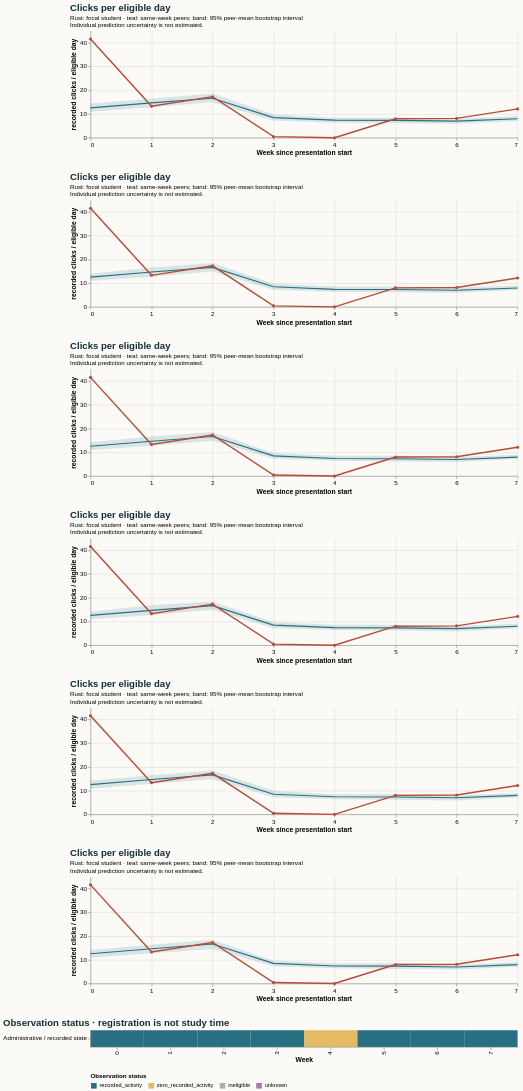

Write the Vega-Lite specification saved for this chart.
### Vega-Lite specification from a JSON file in a GitHub repository (floating-point values rounded to 4 significant figures)
{"$schema": "https://vega.github.io/schema/vega-lite/v5.20.1.json", "config": {"axis": {"labelFontSize": 11, "titleFontSize": 12}, "background": "#fbfaf7", "font": "sans-serif", "title": {"anchor": "start", "color": "#142e38", "fontSize": 17, "subtitleFontSize": 11}, "view": {"continuousHeight": 300, "continuousWidth": 300, "stroke": null}}, "datasets": {"data-14f3bebb47a045f950bf5ef8fbc3bdc9": [{"end_day": 6, "focal_value": 41.57, "peer_ci_high": 14.08, "peer_ci_low": 10.96, "peer_mean": 12.55, "peer_observations": 229, "peer_people": 229, "reference": "same_prior_attempt", "unit": "recorded clicks / eligible day", "week": 0}, {"end_day": 13, "focal_value": 13.29, "peer_ci_high": 16.79, "peer_ci_low": 12.69, "peer_mean": 14.66, "peer_observations": 229, "peer_people": 229, "reference": "same_prior_attempt", "unit": "recorded clicks / eligible day", "week": 1}, {"end_day": 20, "focal_value": 17.29, "peer_ci_high": 18.36, "peer_ci_low": 14.98, "peer_mean": 16.64, "peer_observations": 227, "peer_people": 227, "reference": "same_prior_attempt", "unit": "recorded clicks / eligible day", "week": 2}, {"end_day": 27, "focal_value": 0.4286, "peer_ci_high": 9.62, "peer_ci_low": 7.145, "peer_mean": 8.473, "peer_observations": 227, "peer_people": 227, "reference": "same_prior_attempt", "unit": "recorded clicks / eligible day", "week": 3}, {"end_day": 34, "focal_value": 0.0, "peer_ci_high": 8.563, "peer_ci_low": 6.391, "peer_mean": 7.389, "peer_observations": 226, "peer_people": 226, "reference": "same_prior_attempt", "unit": "recorded clicks / eligible day", "week": 4}, {"end_day": 41, "focal_value": 8.0, "peer_ci_high": 8.576, "peer_ci_low": 6.21, "peer_mean": 7.301, "peer_observations": 225, "peer_people": 225, "reference": "same_prior_attempt", "unit": "recorded clicks / eligible day", "week": 5}, {"end_day": 48, "focal_value": 8.143, "peer_ci_high": 7.99, "peer_ci_low": 5.842, "peer_mean": 6.971, "peer_observations": 225, "peer_people": 225, "reference": "same_prior_attempt", "unit": "recorded clicks / eligible day", "week": 6}, {"end_day": 55, "focal_value": 12.14, "peer_ci_high": 9.023, "peer_ci_low": 7.065, "peer_mean": 7.966, "peer_observations": 225, "peer_people": 225, "reference": "same_prior_attempt", "unit": "recorded clicks / eligible day", "week": 7}], "data-43b9c003ac5c0b78ff752742a211832f": [{"end_day": 6, "focal_value": 41.57, "peer_ci_high": 14.17, "peer_ci_low": 10.87, "peer_mean": 12.55, "peer_observations": 229, "peer_people": 229, "reference": "early_stage", "unit": "recorded clicks / eligible day", "week": 0}, {"end_day": 13, "focal_value": 13.29, "peer_ci_high": 16.31, "peer_ci_low": 12.78, "peer_mean": 14.66, "peer_observations": 229, "peer_people": 229, "reference": "early_stage", "unit": "recorded clicks / eligible day", "week": 1}, {"end_day": 20, "focal_value": 17.29, "peer_ci_high": 18.44, "peer_ci_low": 14.56, "peer_mean": 16.64, "peer_observations": 227, "peer_people": 227, "reference": "early_stage", "unit": "recorded clicks / eligible day", "week": 2}, {"end_day": 27, "focal_value": 0.4286, "peer_ci_high": 9.636, "peer_ci_low": 7.281, "peer_mean": 8.473, "peer_observations": 227, "peer_people": 227, "reference": "early_stage", "unit": "recorded clicks / eligible day", "week": 3}, {"end_day": 34, "focal_value": 0.0, "peer_ci_high": 8.52, "peer_ci_low": 6.403, "peer_mean": 7.389, "peer_observations": 226, "peer_people": 226, "reference": "early_stage", "unit": "recorded clicks / eligible day", "week": 4}, {"end_day": 41, "focal_value": 8.0, "peer_ci_high": 8.554, "peer_ci_low": 6.099, "peer_mean": 7.301, "peer_observations": 225, "peer_people": 225, "reference": "early_stage", "unit": "recorded clicks / eligible day", "week": 5}, {"end_day": 48, "focal_value": 8.143, "peer_ci_high": 7.889, "peer_ci_low": 5.949, "peer_mean": 6.971, "peer_observations": 225, "peer_people": 225, "reference": "early_stage", "unit": "recorded clicks / eligible day", "week": 6}, {"end_day": 55, "focal_value": 12.14, "peer_ci_high": 9.038, "peer_ci_low": 7.032, "peer_mean": 7.966, "peer_observations": 225, "peer_people": 225, "reference": "early_stage", "unit": "recorded clicks / eligible day", "week": 7}], "data-4e2e9e3733cfe1f56cd0c0da7823cb47": [{"end_day": 6, "focal_value": 41.57, "peer_ci_high": 14.45, "peer_ci_low": 10.95, "peer_mean": 12.55, "peer_observations": 229, "peer_people": 229, "reference": "course", "unit": "recorded clicks / eligible day", "week": 0}, {"end_day": 13, "focal_value": 13.29, "peer_ci_high": 16.38, "peer_ci_low": 12.87, "peer_mean": 14.66, "peer_observations": 229, "peer_people": 229, "reference": "course", "unit": "recorded clicks / eligible day", "week": 1}, {"end_day": 20, "focal_value": 17.29, "peer_ci_high": 18.6, "peer_ci_low": 14.94, "peer_mean": 16.64, "peer_observations": 227, "peer_people": 227, "reference": "course", "unit": "recorded clicks / eligible day", "week": 2}, {"end_day": 27, "focal_value": 0.4286, "peer_ci_high": 9.728, "peer_ci_low": 7.205, "peer_mean": 8.473, "peer_observations": 227, "peer_people": 227, "reference": "course", "unit": "recorded clicks / eligible day", "week": 3}, {"end_day": 34, "focal_value": 0.0, "peer_ci_high": 8.395, "peer_ci_low": 6.282, "peer_mean": 7.389, "peer_observations": 226, "peer_people": 226, "reference": "course", "unit": "recorded clicks / eligible day", "week": 4}, {"end_day": 41, "focal_value": 8.0, "peer_ci_high": 8.369, "peer_ci_low": 6.159, "peer_mean": 7.301, "peer_observations": 225, "peer_people": 225, "reference": "course", "unit": "recorded clicks / eligible day", "week": 5}, {"end_day": 48, "focal_value": 8.143, "peer_ci_high": 8.108, "peer_ci_low": 5.839, "peer_mean": 6.971, "peer_observations": 225, "peer_people": 225, "reference": "course", "unit": "recorded clicks / eligible day", "week": 6}, {"end_day": 55, "focal_value": 12.14, "peer_ci_high": 9.012, "peer_ci_low": 6.983, "peer_mean": 7.966, "peer_observations": 225, "peer_people": 225, "reference": "course", "unit": "recorded clicks / eligible day", "week": 7}], "data-6b3807a7e55f131e8937657ccc9f4b51": [{"eligible_days": 7.0, "end_day": 6, "logging_completeness": "unknown", "observation_status": "recorded_activity", "row": "Administrative / recorded state", "score_status": "withheld_release_time_unknown", "start_day": 0, "value": 41.57, "week": 0}, {"eligible_days": 7.0, "end_day": 13, "logging_completeness": "unknown", "observation_status": "recorded_activity", "row": "Administrative / recorded state", "score_status": "withheld_release_time_unknown", "start_day": 7, "value": 13.29, "week": 1}, {"eligible_days": 7.0, "end_day": 20, "logging_completeness": "unknown", "observation_status": "recorded_activity", "row": "Administrative / recorded state", "score_status": "withheld_release_time_unknown", "start_day": 14, "value": 17.29, "week": 2}, {"eligible_days": 7.0, "end_day": 27, "logging_completeness": "unknown", "observation_status": "recorded_activity", "row": "Administrative / recorded state", "score_status": "withheld_release_time_unknown", "start_day": 21, "value": 0.4286, "week": 3}, {"eligible_days": 7.0, "end_day": 34, "logging_completeness": "unknown", "observation_status": "zero_recorded_activity", "row": "Administrative / recorded state", "score_status": "withheld_release_time_unknown", "start_day": 28, "value": 0.0, "week": 4}, {"eligible_days": 7.0, "end_day": 41, "logging_completeness": "unknown", "observation_status": "recorded_activity", "row": "Administrative / recorded state", "score_status": "withheld_release_time_unknown", "start_day": 35, "value": 8.0, "week": 5}, {"eligible_days": 7.0, "end_day": 48, "logging_completeness": "unknown", "observation_status": "recorded_activity", "row": "Administrative / recorded state", "score_status": "withheld_release_time_unknown", "start_day": 42, "value": 8.143, "week": 6}, {"eligible_days": 7.0, "end_day": 55, "logging_completeness": "unknown", "observation_status": "recorded_activity", "row": "Administrative / recorded state", "score_status": "withheld_release_time_unknown", "start_day": 49, "value": 12.14, "week": 7}], "data-7596a1a8b04e5d731c020a419073ecdd": [{"end_day": 6, "focal_value": 41.57, "peer_ci_high": 14.27, "peer_ci_low": 10.99, "peer_mean": 12.55, "peer_observations": 229, "peer_people": 229, "reference": "same_prior_attempt", "unit": "recorded clicks / eligible day", "week": 0}, {"end_day": 13, "focal_value": 13.29, "peer_ci_high": 16.68, "peer_ci_low": 12.75, "peer_mean": 14.66, "peer_observations": 229, "peer_people": 229, "reference": "same_prior_attempt", "unit": "recorded clicks / eligible day", "week": 1}, {"end_day": 20, "focal_value": 17.29, "peer_ci_high": 18.54, "peer_ci_low": 14.83, "peer_mean": 16.64, "peer_observations": 227, "peer_people": 227, "reference": "same_prior_attempt", "unit": "recorded clicks / eligible day", "week": 2}, {"end_day": 27, "focal_value": 0.4286, "peer_ci_high": 9.726, "peer_ci_low": 7.31, "peer_mean": 8.473, "peer_observations": 227, "peer_people": 227, "reference": "same_prior_attempt", "unit": "recorded clicks / eligible day", "week": 3}, {"end_day": 34, "focal_value": 0.0, "peer_ci_high": 8.565, "peer_ci_low": 6.411, "peer_mean": 7.389, "peer_observations": 226, "peer_people": 226, "reference": "same_prior_attempt", "unit": "recorded clicks / eligible day", "week": 4}, {"end_day": 41, "focal_value": 8.0, "peer_ci_high": 8.542, "peer_ci_low": 6.137, "peer_mean": 7.301, "peer_observations": 225, "peer_people": 225, "reference": "same_prior_attempt", "unit": "recorded clicks / eligible day", "week": 5}, {"end_day": 48, "focal_value": 8.143, "peer_ci_high": 8.043, "peer_ci_low": 5.912, "peer_mean": 6.971, "peer_observations": 225, "peer_people": 225, "reference": "same_prior_attempt", "unit": "recorded clicks / eligible day", "week": 6}, {"end_day": 55, "focal_value": 12.14, "peer_ci_high": 8.914, "peer_ci_low": 7.137, "peer_mean": 7.966, "peer_observations": 225, "peer_people": 225, "reference": "same_prior_attempt", "unit": "recorded clicks / eligible day", "week": 7}], "data-9fd48dd1db38897de58c6de19ae1a8bf": [{"end_day": 6, "focal_value": 41.57, "peer_ci_high": 14.14, "peer_ci_low": 10.81, "peer_mean": 12.55, "peer_observations": 229, "peer_people": 229, "reference": "early_stage", "unit": "recorded clicks / eligible day", "week": 0}, {"end_day": 13, "focal_value": 13.29, "peer_ci_high": 16.52, "peer_ci_low": 12.92, "peer_mean": 14.66, "peer_observations": 229, "peer_people": 229, "reference": "early_stage", "unit": "recorded clicks / eligible day", "week": 1}, {"end_day": 20, "focal_value": 17.29, "peer_ci_high": 18.52, "peer_ci_low": 14.78, "peer_mean": 16.64, "peer_observations": 227, "peer_people": 227, "reference": "early_stage", "unit": "recorded clicks / eligible day", "week": 2}, {"end_day": 27, "focal_value": 0.4286, "peer_ci_high": 9.932, "peer_ci_low": 7.212, "peer_mean": 8.473, "peer_observations": 227, "peer_people": 227, "reference": "early_stage", "unit": "recorded clicks / eligible day", "week": 3}, {"end_day": 34, "focal_value": 0.0, "peer_ci_high": 8.467, "peer_ci_low": 6.367, "peer_mean": 7.389, "peer_observations": 226, "peer_people": 226, "reference": "early_stage", "unit": "recorded clicks / eligible day", "week": 4}, {"end_day": 41, "focal_value": 8.0, "peer_ci_high": 8.583, "peer_ci_low": 6.198, "peer_mean": 7.301, "peer_observations": 225, "peer_people": 225, "reference": "early_stage", "unit": "recorded clicks / eligible day", "week": 5}, {"end_day": 48, "focal_value": 8.143, "peer_ci_high": 8.006, "peer_ci_low": 5.843, "peer_mean": 6.971, "peer_observations": 225, "peer_people": 225, "reference": "early_stage", "unit": "recorded clicks / eligible day", "week": 6}, {"end_day": 55, "focal_value": 12.14, "peer_ci_high": 8.981, "peer_ci_low": 7.082, "peer_mean": 7.966, "peer_observations": 225, "peer_people": 225, "reference": "early_stage", "unit": "recorded clicks / eligible day", "week": 7}], "data-e1ab9329eb1ddfa63a76747081ad1487": [{"end_day": 6, "focal_value": 41.57, "peer_ci_high": 13.98, "peer_ci_low": 11.04, "peer_mean": 12.55, "peer_observations": 229, "peer_people": 229, "reference": "course", "unit": "recorded clicks / eligible day", "week": 0}, {"end_day": 13, "focal_value": 13.29, "peer_ci_high": 16.59, "peer_ci_low": 12.69, "peer_mean": 14.66, "peer_observations": 229, "peer_people": 229, "reference": "course", "unit": "recorded clicks / eligible day", "week": 1}, {"end_day": 20, "focal_value": 17.29, "peer_ci_high": 18.43, "peer_ci_low": 14.88, "peer_mean": 16.64, "peer_observations": 227, "peer_people": 227, "reference": "course", "unit": "recorded clicks / eligible day", "week": 2}, {"end_day": 27, "focal_value": 0.4286, "peer_ci_high": 9.756, "peer_ci_low": 7.246, "peer_mean": 8.473, "peer_observations": 227, "peer_people": 227, "reference": "course", "unit": "recorded clicks / eligible day", "week": 3}, {"end_day": 34, "focal_value": 0.0, "peer_ci_high": 8.567, "peer_ci_low": 6.262, "peer_mean": 7.389, "peer_observations": 226, "peer_people": 226, "reference": "course", "unit": "recorded clicks / eligible day", "week": 4}, {"end_day": 41, "focal_value": 8.0, "peer_ci_high": 8.587, "peer_ci_low": 6.185, "peer_mean": 7.301, "peer_observations": 225, "peer_people": 225, "reference": "course", "unit": "recorded clicks / eligible day", "week": 5}, {"end_day": 48, "focal_value": 8.143, "peer_ci_high": 8.078, "peer_ci_low": 5.962, "peer_mean": 6.971, "peer_observations": 225, "peer_people": 225, "reference": "course", "unit": "recorded clicks / eligible day", "week": 6}, {"end_day": 55, "focal_value": 12.14, "peer_ci_high": 9.083, "peer_ci_low": 7.102, "peer_mean": 7.966, "peer_observations": 225, "peer_people": 225, "reference": "course", "unit": "recorded clicks / eligible day", "week": 7}]}, "resolve": {"scale": {"color": "independent"}}, "spacing": 28, "vconcat": [{"data": {"name": "data-4e2e9e3733cfe1f56cd0c0da7823cb47"}, "height": 190, "layer": [{"encoding": {"x": {"axis": {"tickMinStep": 1}, "field": "week", "title": "Week since presentation start", "type": "quantitative"}, "y": {"field": "peer_ci_low", "scale": {"zero": true}, "title": "recorded clicks / eligible day", "type": "quantitative"}, "y2": {"field": "peer_ci_high"}}, "mark": {"color": "#286f83", "opacity": 0.16, "type": "area"}}, {"encoding": {"tooltip": [{"field": "week", "type": "quantitative"}, {"field": "peer_mean", "type": "quantitative"}, {"field": "peer_people", "type": "quantitative"}, {"field": "peer_observations", "type": "quantitative"}], "x": {"field": "week", "type": "quantitative"}, "y": {"field": "peer_mean", "type": "quantitative"}}, "mark": {"color": "#286f83", "strokeWidth": 2, "type": "line"}}, {"encoding": {"tooltip": [{"field": "week", "type": "quantitative"}, {"field": "focal_value", "type": "quantitative"}], "x": {"field": "week", "type": "quantitative"}, "y": {"field": "focal_value", "type": "quantitative"}}, "mark": {"color": "#b64c35", "point": {"color": "#b64c35"}, "strokeWidth": 2.5, "type": "line"}}], "title": {"subtitle": ["Rust: focal student · teal: same-week peers; band: 95% peer-mean bootstrap interval", "Individual prediction uncertainty is not estimated."], "text": "Clicks per eligible day"}, "width": 760}, {"data": {"name": "data-e1ab9329eb1ddfa63a76747081ad1487"}, "height": 190, "layer": [{"encoding": {"x": {"axis": {"tickMinStep": 1}, "field": "week", "title": "Week since presentation start", "type": "quantitative"}, "y": {"field": "peer_ci_low", "scale": {"zero": true}, "title": "recorded clicks / eligible day", "type": "quantitative"}, "y2": {"field": "peer_ci_high"}}, "mark": {"color": "#286f83", "opacity": 0.16, "type": "area"}}, {"encoding": {"tooltip": [{"field": "week", "type": "quantitative"}, {"field": "peer_mean", "type": "quantitative"}, {"field": "peer_people", "type": "quantitative"}, {"field": "peer_observations", "type": "quantitative"}], "x": {"field": "week", "type": "quantitative"}, "y": {"field": "peer_mean", "type": "quantitative"}}, "mark": {"color": "#286f83", "strokeWidth": 2, "type": "line"}}, {"encoding": {"tooltip": [{"field": "week", "type": "quantitative"}, {"field": "focal_value", "type": "quantitative"}], "x": {"field": "week", "type": "quantitative"}, "y": {"field": "focal_value", "type": "quantitative"}}, "mark": {"color": "#b64c35", "point": {"color": "#b64c35"}, "strokeWidth": 2.5, "type": "line"}}], "title": {"subtitle": ["Rust: focal student · teal: same-week peers; band: 95% peer-mean bootstrap interval", "Individual prediction uncertainty is not estimated."], "text": "Clicks per eligible day"}, "width": 760}, {"data": {"name": "data-7596a1a8b04e5d731c020a419073ecdd"}, "height": 190, "layer": [{"encoding": {"x": {"axis": {"tickMinStep": 1}, "field": "week", "title": "Week since presentation start", "type": "quantitative"}, "y": {"field": "peer_ci_low", "scale": {"zero": true}, "title": "recorded clicks / eligible day", "type": "quantitative"}, "y2": {"field": "peer_ci_high"}}, "mark": {"color": "#286f83", "opacity": 0.16, "type": "area"}}, {"encoding": {"tooltip": [{"field": "week", "type": "quantitative"}, {"field": "peer_mean", "type": "quantitative"}, {"field": "peer_people", "type": "quantitative"}, {"field": "peer_observations", "type": "quantitative"}], "x": {"field": "week", "type": "quantitative"}, "y": {"field": "peer_mean", "type": "quantitative"}}, "mark": {"color": "#286f83", "strokeWidth": 2, "type": "line"}}, {"encoding": {"tooltip": [{"field": "week", "type": "quantitative"}, {"field": "focal_value", "type": "quantitative"}], "x": {"field": "week", "type": "quantitative"}, "y": {"field": "focal_value", "type": "quantitative"}}, "mark": {"color": "#b64c35", "point": {"color": "#b64c35"}, "strokeWidth": 2.5, "type": "line"}}], "title": {"subtitle": ["Rust: focal student · teal: same-week peers; band: 95% peer-mean bootstrap interval", "Individual prediction uncertainty is not estimated."], "text": "Clicks per eligible day"}, "width": 760}, {"data": {"name": "data-14f3bebb47a045f950bf5ef8fbc3bdc9"}, "height": 190, "layer": [{"encoding": {"x": {"axis": {"tickMinStep": 1}, "field": "week", "title": "Week since presentation start", "type": "quantitative"}, "y": {"field": "peer_ci_low", "scale": {"zero": true}, "title": "recorded clicks / eligible day", "type": "quantitative"}, "y2": {"field": "peer_ci_high"}}, "mark": {"color": "#286f83", "opacity": 0.16, "type": "area"}}, {"encoding": {"tooltip": [{"field": "week", "type": "quantitative"}, {"field": "peer_mean", "type": "quantitative"}, {"field": "peer_people", "type": "quantitative"}, {"field": "peer_observations", "type": "quantitative"}], "x": {"field": "week", "type": "quantitative"}, "y": {"field": "peer_mean", "type": "quantitative"}}, "mark": {"color": "#286f83", "strokeWidth": 2, "type": "line"}}, {"encoding": {"tooltip": [{"field": "week", "type": "quantitative"}, {"field": "focal_value", "type": "quantitative"}], "x": {"field": "week", "type": "quantitative"}, "y": {"field": "focal_value", "type": "quantitative"}}, "mark": {"color": "#b64c35", "point": {"color": "#b64c35"}, "strokeWidth": 2.5, "type": "line"}}], "title": {"subtitle": ["Rust: focal student · teal: same-week peers; band: 95% peer-mean bootstrap interval", "Individual prediction uncertainty is not estimated."], "text": "Clicks per eligible day"}, "width": 760}, {"data": {"name": "data-9fd48dd1db38897de58c6de19ae1a8bf"}, "height": 190, "layer": [{"encoding": {"x": {"axis": {"tickMinStep": 1}, "field": "week", "title": "Week since presentation start", "type": "quantitative"}, "y": {"field": "peer_ci_low", "scale": {"zero": true}, "title": "recorded clicks / eligible day", "type": "quantitative"}, "y2": {"field": "peer_ci_high"}}, "mark": {"color": "#286f83", "opacity": 0.16, "type": "area"}}, {"encoding": {"tooltip": [{"field": "week", "type": "quantitative"}, {"field": "peer_mean", "type": "quantitative"}, {"field": "peer_people", "type": "quantitative"}, {"field": "peer_observations", "type": "quantitative"}], "x": {"field": "week", "type": "quantitative"}, "y": {"field": "peer_mean", "type": "quantitative"}}, "mark": {"color": "#286f83", "strokeWidth": 2, "type": "line"}}, {"encoding": {"tooltip": [{"field": "week", "type": "quantitative"}, {"field": "focal_value", "type": "quantitative"}], "x": {"field": "week", "type": "quantitative"}, "y": {"field": "focal_value", "type": "quantitative"}}, "mark": {"color": "#b64c35", "point": {"color": "#b64c35"}, "strokeWidth": 2.5, "type": "line"}}], "title": {"subtitle": ["Rust: focal student · teal: same-week peers; band: 95% peer-mean bootstrap interval", "Individual prediction uncertainty is not estimated."], "text": "Clicks per eligible day"}, "width": 760}, {"data": {"name": "data-43b9c003ac5c0b78ff752742a211832f"}, "height": 190, "layer": [{"encoding": {"x": {"axis": {"tickMinStep": 1}, "field": "week", "title": "Week since presentation start", "type": "quantitative"}, "y": {"field": "peer_ci_low", "scale": {"zero": true}, "title": "recorded clicks / eligible day", "type": "quantitative"}, "y2": {"field": "peer_ci_high"}}, "mark": {"color": "#286f83", "opacity": 0.16, "type": "area"}}, {"encoding": {"tooltip": [{"field": "week", "type": "quantitative"}, {"field": "peer_mean", "type": "quantitative"}, {"field": "peer_people", "type": "quantitative"}, {"field": "peer_observations", "type": "quantitative"}], "x": {"field": "week", "type": "quantitative"}, "y": {"field": "peer_mean", "type": "quantitative"}}, "mark": {"color": "#286f83", "strokeWidth": 2, "type": "line"}}, {"encoding": {"tooltip": [{"field": "week", "type": "quantitative"}, {"field": "focal_value", "type": "quantitative"}], "x": {"field": "week", "type": "quantitative"}, "y": {"field": "focal_value", "type": "quantitative"}}, "mark": {"color": "#b64c35", "point": {"color": "#b64c35"}, "strokeWidth": 2.5, "type": "line"}}], "title": {"subtitle": ["Rust: focal student · teal: same-week peers; band: 95% peer-mean bootstrap interval", "Individual prediction uncertainty is not estimated."], "text": "Clicks per eligible day"}, "width": 760}, {"data": {"name": "data-6b3807a7e55f131e8937657ccc9f4b51"}, "encoding": {"color": {"field": "observation_status", "legend": {"labelLimit": 260, "orient": "bottom"}, "scale": {"domain": ["recorded_activity", "zero_recorded_activity", "ineligible", "unknown"], "range": ["#286f83", "#e4bb64", "#aaaeb3", "#ac78a5"]}, "title": "Observation status", "type": "nominal"}, "tooltip": [{"field": "week", "type": "quantitative"}, {"field": "eligible_days", "type": "quantitative"}, {"field": "observation_status", "type": "nominal"}, {"field": "logging_completeness", "type": "nominal"}], "x": {"field": "week", "title": "Week", "type": "ordinal"}, "y": {"field": "row", "title": null, "type": "nominal"}}, "height": 30, "mark": {"type": "rect"}, "title": "Observation status · registration is not study time", "width": 760}]}
